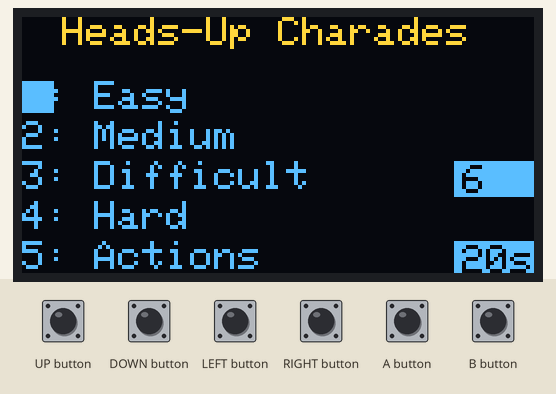
Simulated run of this sketch. Board: Arduboy, built with avr-gcc and run on an emulated ATmega32U4. Shown: 128×64 one-colour display. The test bench sets the inputs (shaded band). The OLED is the two-colour kind (top 16 rows yellow); random numbers use the default seed unless the sketch sets one.

Above: at 1.2 s.
1.3 s: A button pressed for 0.15 s
At 1.7 s:
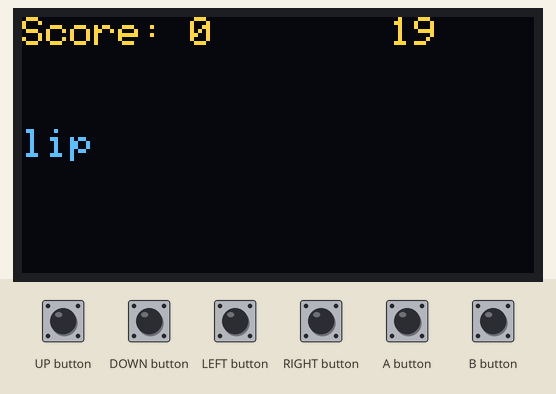
4.4 s: B button pressed for 0.15 s
At 5.0 s:
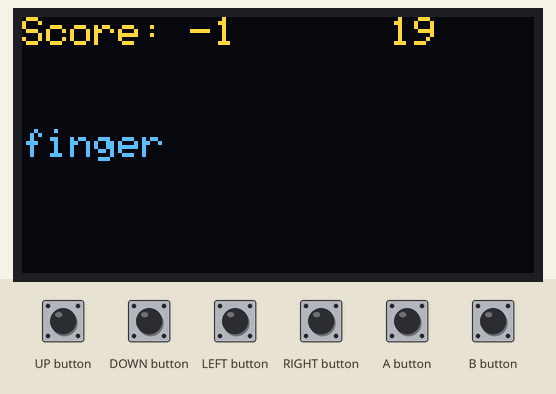
7.5 s: A button pressed for 1 s
At 8.2 s:
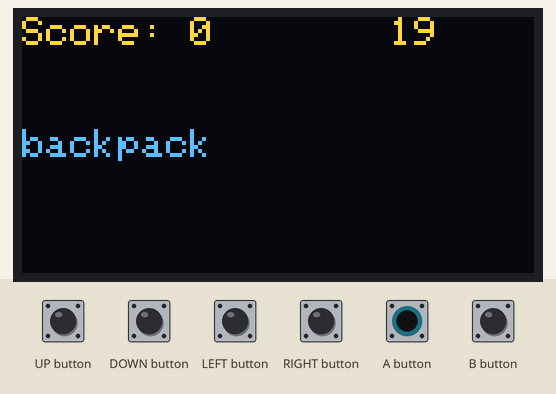
11.5 s: B button pressed for 1 s
At 12.3 s:
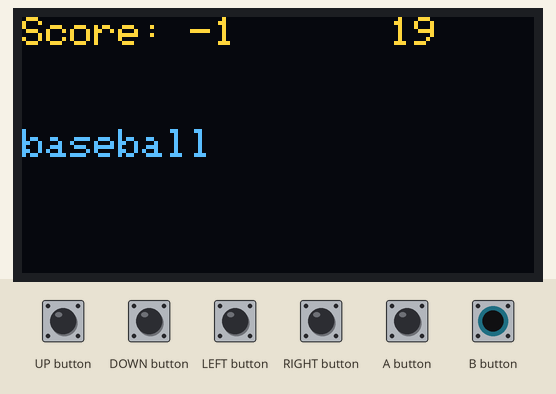
15.5 s: A button pressed for 0.15 s
At 15.9 s:
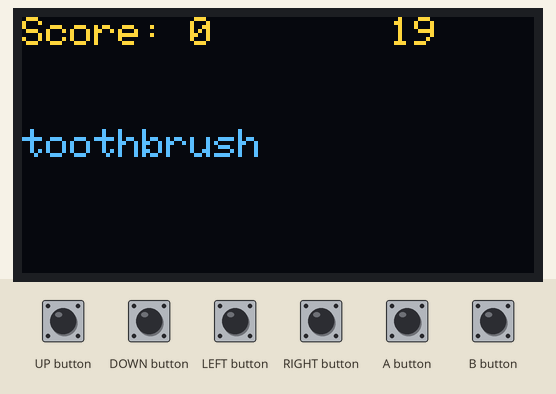
18.6 s: B button pressed for 0.15 s
At 18.9 s:
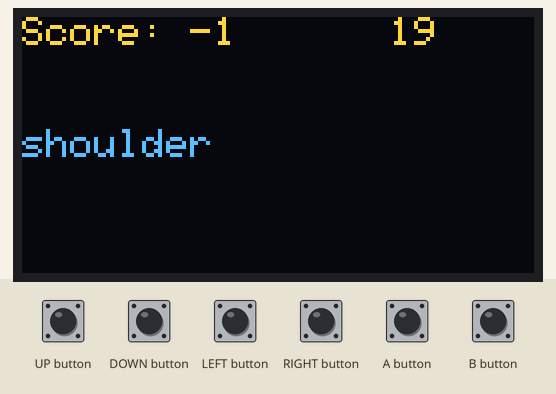
Timing chart, 0 to 21.6 s (numbered marks = the images above; inputs shaded):
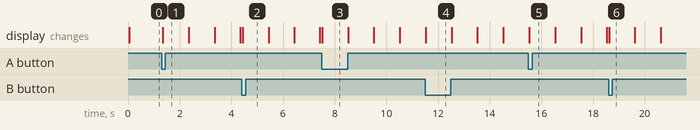

Measured:
- after the input at 1.3 s, the display: changes at once (image 1)

The sketch:

headsupcharade.ino
```cpp
#include <Arduboy2.h>
#include <stdlib.h>
#include "words.h"

Arduboy2 arduboy;

enum GameState { START, PLAY, END };
GameState gameState = START;
int score = 0;
unsigned long startTime;
long remainingTime;
const unsigned long timerValues[] = {5000, 10000, 20000, 30000, 45000, 60000};
unsigned long wordTime;
const char *const *currentWordList;
int currentWordListSize;
int difficultySelection = 0;
int timerSelection = 2;
int wordIndex = 0;
int shuffledIndices[20];
bool timerSelectionMode = false;
bool inOptionsMenu = false;
bool wordCountSelectionMode = false;
const int wordCounts[] = {1, 2, 3, 4, 5, 6, 10, 20, 30, 50};
int wordCountSelection = 5;

#define MAX_WORD_LENGTH 45
#define FONT_WIDTH 6
#define FONT_HEIGHT 8
#define MAX_LINES 4
char wordBuffer[MAX_WORD_LENGTH + 1];

void setup() {
  arduboy.begin();
  arduboy.setFrameRate(60);
  arduboy.clear();
  randomSeed(arduboy.generateRandomSeed());
}

void loop() {
  if (!arduboy.nextFrame()) {
    return;
  }
  arduboy.pollButtons();
  arduboy.clear();

  switch (gameState) {
    case START:
      drawStartScreen();
      handleStartScreenInput();
      break;
    case PLAY:
      drawGameScreen();
      handleGameScreenInput(false);
      break;
    case END:
      drawEndScreen();
      handleEndScreenInput();
      break;
  }

  arduboy.display();
}

void drawStartScreen() {
  arduboy.setTextSize(1);
  arduboy.setCursor(10, 0);
  arduboy.print(F("Heads-Up Charades"));

  arduboy.setCursor(0, 16);
  arduboy.print(F("1: Easy"));
  arduboy.setCursor(0, 26);
  arduboy.print(F("2: Medium"));
  arduboy.setCursor(0, 36);
  arduboy.print(F("3: Difficult"));
  arduboy.setCursor(0, 46);
  arduboy.print(F("4: Hard"));
  arduboy.setCursor(0, 56);
  arduboy.print(F("5: Actions"));


  arduboy.fillRect(108, 56, 28, 9, WHITE);
  arduboy.setTextColor(BLACK);
  arduboy.setCursor(110, 57);
  arduboy.print(timerValues[timerSelection] / 1000);
  arduboy.print(F("s"));
  arduboy.setTextColor(WHITE);


  arduboy.fillRect(108, 36, 28, 9, WHITE);
  arduboy.setTextColor(BLACK);
  arduboy.setCursor(110, 37);
  arduboy.print(wordCounts[wordCountSelection]);
  arduboy.setTextColor(WHITE);


  if (inOptionsMenu) {
    if (timerSelectionMode) {
      arduboy.fillCircle(106, 60, 3, WHITE);
    } else if (wordCountSelectionMode) {
      arduboy.fillCircle(106, 40, 3, WHITE);
    }
  } else {
    if (difficultySelection < 5) {
      arduboy.fillRect(0, 16 + difficultySelection * 10, 8, 8, WHITE);
    } else {
      arduboy.drawRect(0, 16, 128, 64, WHITE);
    }
  }
}

void handleStartScreenInput() {
  if (inOptionsMenu) {

    if (arduboy.justPressed(LEFT_BUTTON)) {
      if (timerSelectionMode || wordCountSelectionMode) {
        timerSelectionMode = false;
        wordCountSelectionMode = false;
      } else {
        inOptionsMenu = false;
      }
    } else if (arduboy.justPressed(RIGHT_BUTTON)) {
      if (!timerSelectionMode && !wordCountSelectionMode) {
        timerSelectionMode = true;
      }
    }

    if (timerSelectionMode) {
      if (arduboy.justPressed(UP_BUTTON) && timerSelection > 0) timerSelection--;
      else if (arduboy.justPressed(DOWN_BUTTON) && timerSelection < (sizeof(timerValues) / sizeof(timerValues[0])) - 1) timerSelection++;
    } else if (wordCountSelectionMode) {
      if (arduboy.justPressed(UP_BUTTON) && wordCountSelection > 0) wordCountSelection--;
      else if (arduboy.justPressed(DOWN_BUTTON) && wordCountSelection < (sizeof(wordCounts) / sizeof(wordCounts[0])) - 1) wordCountSelection++;
    }
  } else {

    if (arduboy.justPressed(UP_BUTTON)) {
      if (difficultySelection > 0) difficultySelection--;
      else difficultySelection = 5;
    } else if (arduboy.justPressed(DOWN_BUTTON)) {
      if (difficultySelection < 5) difficultySelection++;
      else difficultySelection = 0;
    } else if (arduboy.justPressed(RIGHT_BUTTON)) {
      if (difficultySelection == 5) inOptionsMenu = true;
    }

    if (arduboy.justPressed(A_BUTTON)) {
      switch (difficultySelection) {
        case 0:
          currentWordList = wordsEasy;
          currentWordListSize = sizeof(wordsEasy) / sizeof(wordsEasy[0]);
          break;
        case 1:
          currentWordList = wordsMedium;
          currentWordListSize = sizeof(wordsMedium) / sizeof(wordsMedium[0]);
          break;
        case 2:
          currentWordList = wordsDifficult;
          currentWordListSize = sizeof(wordsDifficult) / sizeof(wordsDifficult[0]);
          break;
        case 3:
          currentWordList = wordsHard;
          currentWordListSize = sizeof(wordsHard) / sizeof(wordsHard[0]);
          break;
        case 4:
          currentWordList = wordsActions;
          currentWordListSize = sizeof(wordsActions) / sizeof(wordsActions[0]);
          break;
      }
      currentWordListSize = min(currentWordListSize, wordCounts[wordCountSelection]);
      wordTime = timerValues[timerSelection];
      startGame();
    }
  }
}

void startGame() {
  score = 0;
  wordIndex = 0;
  startTime = millis();
  gameState = PLAY;
  shuffleWords();
}

void shuffleWords() {
  for (int i = 0; i < currentWordListSize; i++) {
    shuffledIndices[i] = i;
  }
  for (int i = 0; i < currentWordListSize - 1; i++) {
    int j = i + random(currentWordListSize - i);
    int temp = shuffledIndices[i];
    shuffledIndices[i] = shuffledIndices[j];
    shuffledIndices[j] = temp;
  }
}

void drawGameScreen() {
  arduboy.setTextSize(1);
  arduboy.setCursor(0, 0);
  arduboy.print(F("Score: "));
  arduboy.print(score);

  remainingTime = (wordTime - (millis() - startTime)) / 1000;
  if (remainingTime <= 0) {
    gameState = END;
    return;
  }

  arduboy.setCursor(arduboy.width() - 6 * FONT_WIDTH, 0);
  arduboy.print(remainingTime);

  if (wordIndex < currentWordListSize) {
    PGM_P wordPtr = (PGM_P)pgm_read_word(&(currentWordList[shuffledIndices[wordIndex]]));
    strcpy_P(wordBuffer, wordPtr);
    wordBuffer[MAX_WORD_LENGTH] = '\0';

    int charCount = strlen(wordBuffer);
    int numLines = (charCount + (arduboy.width() / FONT_WIDTH - 1)) / (arduboy.width() / FONT_WIDTH);
    numLines = min(numLines, MAX_LINES);

    int yPos = arduboy.height() / 2 - numLines * FONT_HEIGHT / 2;
    int lineStartIndex = 0;

    for (int line = 0; line < numLines; ++line) {
      int lineLength = 0;
      while (lineStartIndex + lineLength < charCount &&
             wordBuffer[lineStartIndex + lineLength] != '\n' &&
             lineLength < (arduboy.width() / FONT_WIDTH)) {
        lineLength++;
      }

      arduboy.setCursor(0, yPos + line * FONT_HEIGHT);
      for (int i = 0; i < lineLength; ++i) {
        arduboy.write(wordBuffer[lineStartIndex + i]);
      }

      lineStartIndex += lineLength;
      if (wordBuffer[lineStartIndex] == '\n') {
        lineStartIndex++;
      }
      while (wordBuffer[lineStartIndex] == ' ' && lineStartIndex < charCount) {
        lineStartIndex++;
      }
    }
  } else {
    gameState = END;
  }
}

void handleGameScreenInput(bool timeOut) {
  if (arduboy.justPressed(A_BUTTON) || timeOut) {
    if (timeOut) {
      score--;
    } else {
      score++;
    }
    nextWord();
  } else if (arduboy.justPressed(B_BUTTON)) {
    score--;
    nextWord();
  }
}

void nextWord() {
  wordIndex++;
  if (wordIndex >= currentWordListSize) {
    gameState = END;
  } else {
    startTime = millis();
  }
}

void drawEndScreen() {
  arduboy.setTextSize(1);
  arduboy.setCursor(20, 0);
  arduboy.print(F("Game Over"));
  arduboy.setCursor(0, 20);
  arduboy.print(F("Final Score: "));
  arduboy.print(score);
  arduboy.setCursor(0, 40);
  arduboy.print(F("Press A to Play Again"));
}

void handleEndScreenInput() {
  if (arduboy.justPressed(A_BUTTON)) {
    gameState = START;
  }
}
```

words.h
```cpp
#include <avr/pgmspace.h>

const char word_1[] PROGMEM = "lip";
const char word_2[] PROGMEM = "baseball";
const char word_3[] PROGMEM = "toothbrush";
const char word_4[] PROGMEM = "backpack";
const char word_5[] PROGMEM = "shoulder";
const char word_6[] PROGMEM = "finger";

const char word_7[] PROGMEM = "trumpet";
const char word_8[] PROGMEM = "salute";
const char word_9[] PROGMEM = "headache";
const char word_10[] PROGMEM = "button";
const char word_11[] PROGMEM = "paddle";
const char word_12[] PROGMEM = "soap";

const char word_13[] PROGMEM = "owl";
const char word_14[] PROGMEM = "gingerbread man";
const char word_15[] PROGMEM = "rainbow";
const char word_16[] PROGMEM = "hook";
const char word_17[] PROGMEM = "softball";
const char word_18[] PROGMEM = "pet";

const char word_19[] PROGMEM = "evolution";
const char word_20[] PROGMEM = "gratitude";
const char word_21[] PROGMEM = "negotiate";
const char word_22[] PROGMEM = "oil";
const char word_23[] PROGMEM = "lifestyle";
const char word_24[] PROGMEM = "level";

const char word_25[] PROGMEM = "paddling in a canoe";
const char word_26[] PROGMEM = "operating a jackhammer";
const char word_27[] PROGMEM = "climbing Mount Everest";
const char word_28[] PROGMEM = "delivering mail";
const char word_29[] PROGMEM = "raking leaves";
const char word_30[] PROGMEM = "feeding the ducks";

PGM_P const wordsEasy[] PROGMEM = {
  word_1, word_2, word_3, word_4, word_5, word_6
};

PGM_P const wordsMedium[] PROGMEM = {
  word_7, word_8, word_9, word_10, word_11, word_12
};

PGM_P const wordsDifficult[] PROGMEM = {
  word_13, word_14, word_15, word_16, word_17, word_18
};

PGM_P const wordsHard[] PROGMEM = {
  word_19, word_20, word_21, word_22, word_23, word_24
};

PGM_P const wordsActions[] PROGMEM = {
  word_25, word_26, word_27, word_28, word_29, word_30
};
```
